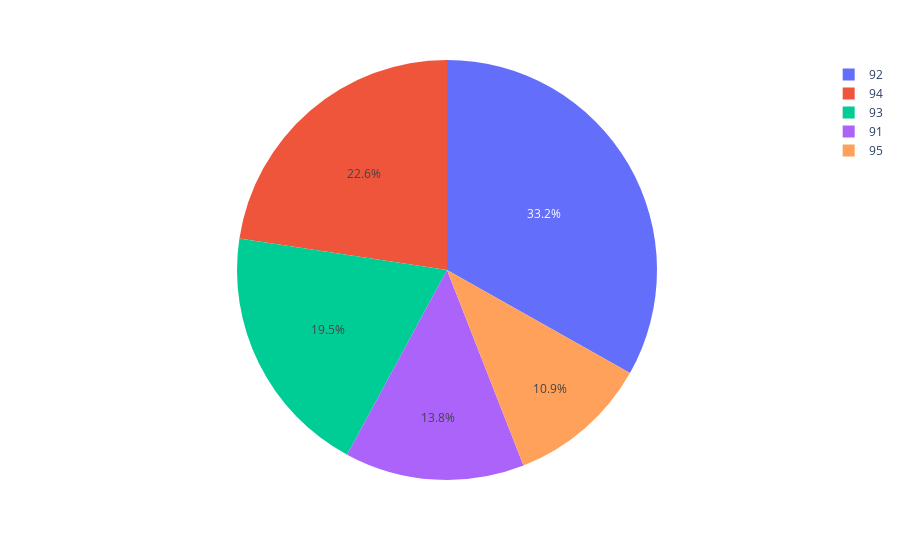

Notebook cell for this chart:
### Code cell
import plotly.express as px

fig = px.pie(df2_dep, values='Nom', names='Département')
fig.show()

### Figure 1 — Plotly figure (JSON) as saved in the notebook; plotly's stock layout.template omitted (floating-point values rounded to 4 significant figures)
{"data": [{"domain": {"x": [0, 1], "y": [0, 1]}, "hovertemplate": "Département=%{label}<br>Nom=%{value}<extra></extra>", "labels": ["91", "92", "93", "94", "95"], "legendgroup": "", "name": "", "showlegend": true, "type": "pie", "values": [8537, 20476, 12047, 13950, 6729]}], "layout": {"legend": {"tracegroupgap": 0}, "margin": {"t": 60}}}
